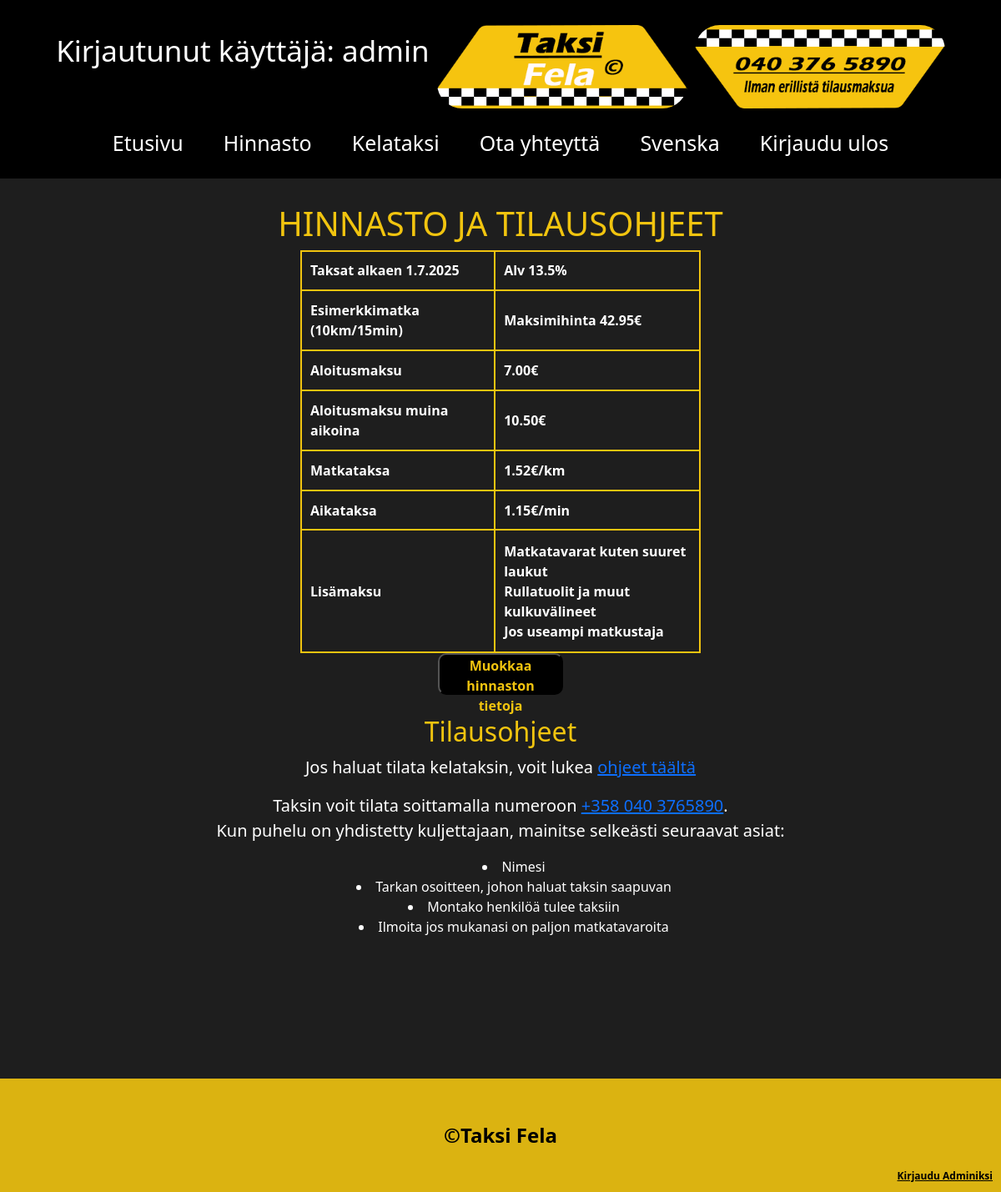
/suomi/hinnasto.php (signed in), run on the app's committed database.
### tables this page shows
CREATE TABLE `hinnasto` (
  `id` int(11) NOT NULL,
  `taksa` varchar(255) NOT NULL,
  `alv` varchar(255) NOT NULL,
  `esimerkkimatka` varchar(255) NOT NULL,
  `aloitusmaksu` varchar(255) NOT NULL,
  `aloitusmaksumuina` varchar(255) NOT NULL,
  `matka` varchar(255) NOT NULL,
  `aika` varchar(255) NOT NULL,
  `lisamaksu` varchar(255) NOT NULL
);

### suomi/hinnasto.php (the view, shortened to what this page needs)
<?php
    include "../Kirjautuminen/connect.php";
?>
<!DOCTYPE html>
<link href="https://cdn.jsdelivr.net/npm/bootstrap@5.3.8/dist/css/bootstrap.min.css" rel="stylesheet">
<html lang="en">
<head>
    <link rel="stylesheet" href="../style css/hinnasto.css">
</head>
<body>
<div class="site">
    <header>
<?php
    if(isset($_SESSION['kayttajanimi'])) {
    echo "Kirjautunut käyttäjä: " . $_SESSION['kayttajanimi'];
    }
    ?>
        <a href="etusivu.html"><img id="logo" src="../kuvat/logo.png" alt="logo"></a>
        <a href="tel: +358 040 3765890"><img id="pnumero" src="../kuvat/Pnumero.png" alt="pnumero"></a>
        <link rel="stylesheet" href="https://cdnjs.cloudflare.com/ajax/libs/font-awesome/4.7.0/css/font-awesome.min.css">
        <ul class="nav" id="topnav">
            <a href="etusivu.php">Etusivu</a>
            <a href="hinnasto.php">Hinnasto</a>
            <a href="palvelut.php">Kelataksi</a>
            <a href="yhteystiedot.php">Ota yhteyttä</a>
            <a href="../svenska/etusivu.php">Svenska</a>
            <?php
            if (isset($_SESSION['kayttajanimi'])) {
            ?>
            <a href="../Kirjautuminen/logout.php">Kirjaudu ulos</a>
            <?php
            }
            ?>
        </ul>
    </header>
    <main>
    <h1>HINNASTO JA TILAUSOHJEET</h1>
<?php
$res = $conn->query("SELECT * FROM hinnasto LIMIT 1");
$row = $res ? $res->fetch_assoc() : null;
?>
    <table class="lista">
            <tr>
                <th><?php echo($row['taksa']) ?></th>
                <th><?php echo($row['alv']) ?></th>
            </tr>
            <tr>
                <th>Esimerkkimatka (10km/15min)</th>
                <th><?php echo($row['esimerkkimatka']) ?></th>
            </tr>
            <tr>
                <th>Aloitusmaksu</th>
                <th><?php echo($row['aloitusmaksu']) ?></th>
            </tr>
            <tr>
                <th>Aloitusmaksu muina aikoina</th>
                <th><?php echo($row['aloitusmaksumuina']) ?></th>
            </tr>
            <tr>
                <th>Matkataksa</th>
                <th><?php echo($row['matka']) ?></th>
            </tr>
            <tr>
                <th>Aikataksa</th>
                <th><?php echo($row['aika']) ?></th>
            </tr>
            <tr>
                <th>Lisämaksu</th>
                <th><?php echo($row['lisamaksu']) ?></th>
            </tr>
    </table>
<?php
if (isset($_SESSION['kayttajanimi'])) {
   ?>
    <div class="buttonit">
    <a href="../Muokkaa/lista.php"><button>Muokkaa hinnaston tietoja</button></a>
    </div>
    <?php
    }
?>
<h2>Tilausohjeet</h2>
<p>Jos haluat tilata kelataksin, voit lukea <a href="palvelut.php"><nobr>ohjeet täältä</nobr></a></p>
<p>Taksin voit tilata soittamalla numeroon <a href="tel: +358 040 3765890"><nobr>+358 040 3765890</nobr></a>.<br>Kun puhelu on yhdistetty kuljettajaan, mainitse selkeästi seuraavat asiat:</p>
 <ul class="ohjeet">
        <li>Nimesi</li>
        <li>Tarkan osoitteen, johon haluat taksin saapuvan</li>
        <li>Montako henkilöä tulee taksiin</li>
        <li>Ilmoita jos mukanasi on paljon matkatavaroita</li>
    </ul>
    </main>
    <footer>
    <p1>&copyTaksi Fela</p1><br>
    <a href="kirjaudu.php" id="admin">Kirjaudu Adminiksi</a>
    </footer>
</div>
</body>
</html>

### style css/hinnasto.css (style rules this page uses)
header { background-color: black; width: 100%; color: white; text-align: center; align-items: center; font-size: 35px; }
body { background-color: #1e1e1e; }
main { background-color: #1e1e1e; width: 100%; margin-top: 30px; margin-bottom: 30px; margin-left: auto; margin-right: auto; padding-bottom: 100px; }
footer { background-color: #dbb311; text-align: center; padding: 50px; position: relative; font-weight: bold; font-size: 1.5em; color: black; margin-top: 40px; }
#admin { color: black; position: absolute; right: 10px; bottom: 10px; font-size: 0.5em; }
#logo { width: 300px; height: 100px; margin-top: 30px; border-radius: 30px; transition-property: width; transition-duration: 2s; transition-timing-function: ease; transition-delay: 0s; transition-property: height; transition-duration: 1s; transition-timing-function: ease; transition-delay: 0s; }
#pnumero { width: 300px; height: 100px; margin-top: 30px; border-radius: 30px; transition-property: width; transition-duration: 1s; transition-timing-function: ease; transition-delay: 0s; transition-property: height; transition-duration: 1s; transition-timing-function: ease; transition-delay: 0s; }
.site { min-height: 100dvh; display: grid; grid-template-rows: auto 1fr auto; grid-template-columns: minmax(0, 1fr); }
.nav { list-style: none; margin: 0; padding: 0; display: flex; gap: 20px; background: black; padding: 15px 20px; justify-content: center; align-content: center; }
.nav a { text-decoration: none; color: #fff; font-weight: 500; font-size: 25px; padding: 8px 14px; border-radius: 6px; transition: 0.3s ease; }
.buttonit { text-align: center; align-content: center; animation-delay: 0s; animation-duration: 2s; animation-name: slide; animation-direction: normal; position: relative; }
button { color: #f1c40f; font-weight: bold; background-color: rgb(0, 0, 0); width: 150px; height: 50px; border-radius: 10px; text-align: center; }
table { width: 40%; height: 55%; background: #1e1e1e; border-collapse: collapse; margin-bottom: auto; margin-right: auto; margin-left: auto; animation-delay: 0s; animation-duration: 2s; animation-name: slide; animation-direction: normal; position: relative; }
.ohjeet { color: white; text-align: center; list-style-position: inside; justify-items: center; animation-delay: 0s; animation-duration: 2s; animation-name: slide; animation-direction: normal; }
td, th { border: 2px solid #f1c40f; padding: 10px; text-align: left; color: white; }
h1 { color: #f1c40f; text-align: center; animation-delay: 0s; animation-duration: 2s; animation-name: slide; animation-direction: normal; position: relative; }
h2 { color: #f1c40f; text-align: center; animation-delay: 0s; animation-duration: 2s; animation-name: slide; animation-direction: normal; position: relative; }
li { animation-delay: 0s; animation-duration: 2s; animation-name: slide; animation-direction: normal; position: relative; }
p { color: white; text-align: center; font-size: 1.25em; animation-delay: 0s; animation-duration: 2s; animation-name: slide; animation-direction: normal; position: relative; }

### data on the page
hinnasto: taksa "Taksat alkaen 1.7.2025", alv "Alv 13.5%", esimerkkimatka "Maksimihinta 42.95€", aloitusmaksu "7.00€", aloitusmaksumuina "10.50€", matka "1.52€/km", aika "1.15€/min", lisamaksu "Matkatavarat kuten suuret laukut Rullatuolit ja muut kulkuvälineet Jos useampi matkustaja"

### other printed values
$_SESSION['kayttajanimi'] "admin"
